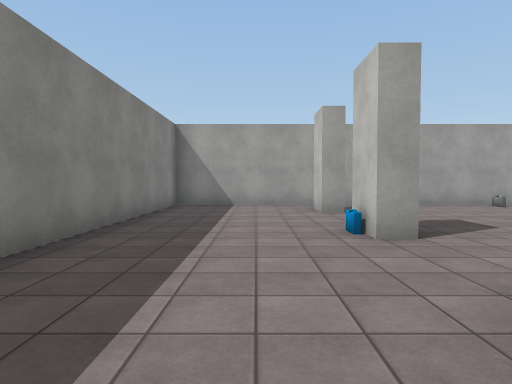
[1] (above)

12 first-person views from a walk through a scene from a Unity 3-D project. The camera is 1.4 m above the floor, tilts 2° down and sees 75° across. Doors are open. The floor is counted in squares, 2 m on a side. Each view is taken from the middle of a square. On the plan, view 1 faces up. The plan holds only what a view shows up to about 10 squares ahead; the rest is blank. The place goes on beyond the plan. The player character is not drawn. Some animated figures are left out. Some surface patterns are stand-ins.

[2]
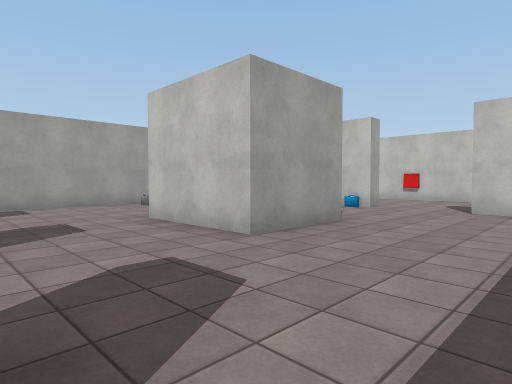

[3]
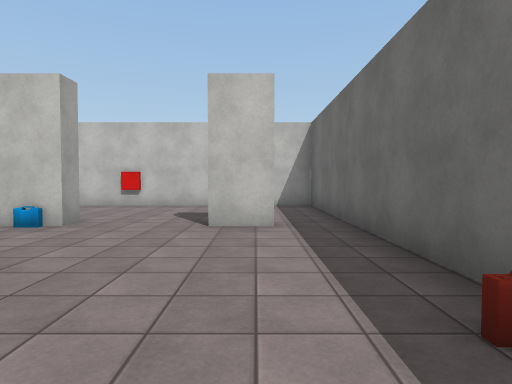

[4]
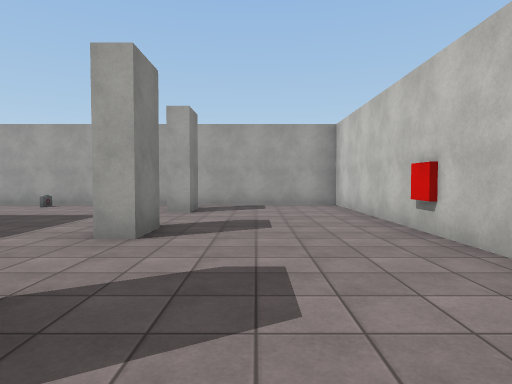

[5]
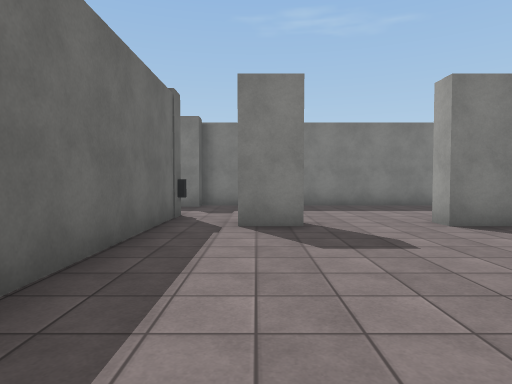

[6]
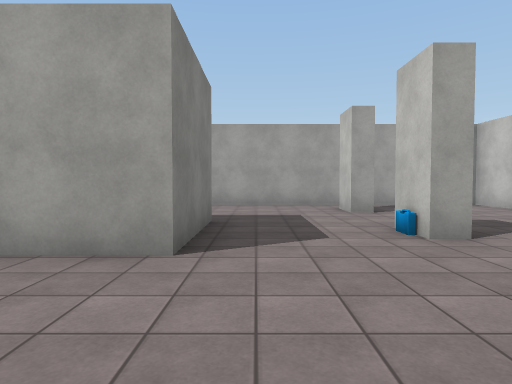

[7]
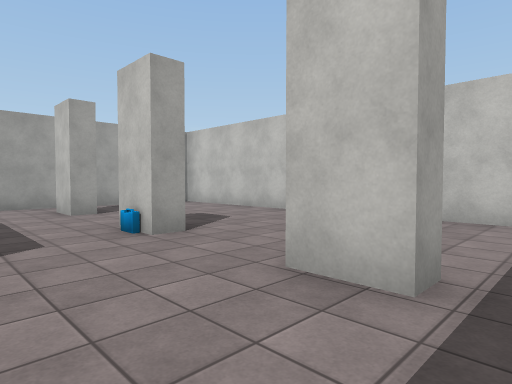

[8]
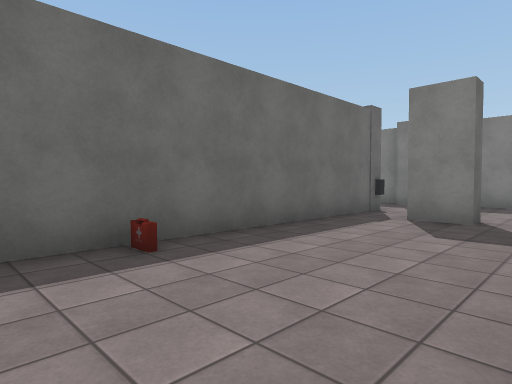

[9]
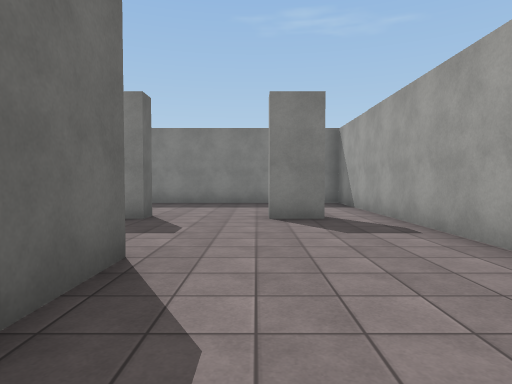

[10]
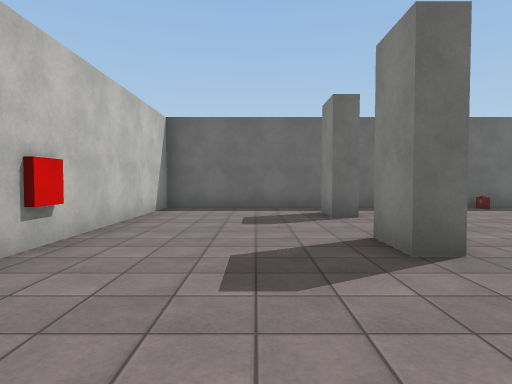

[11]
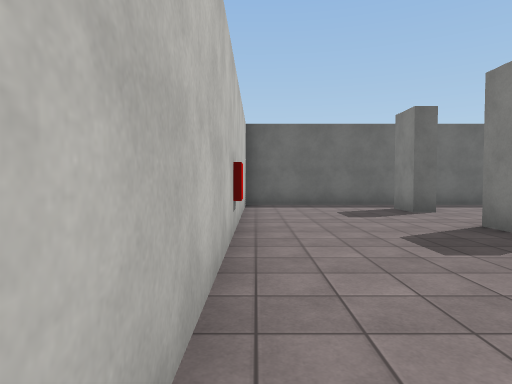

[12]
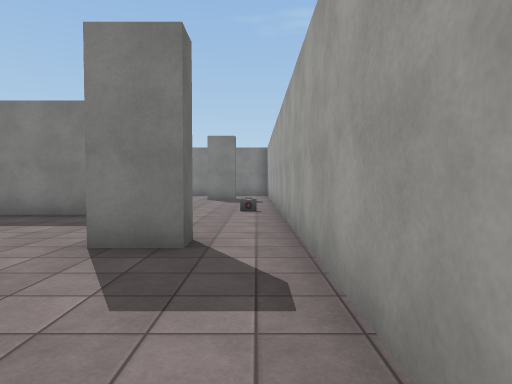

### Floor plan
Points are (right, up) in squares from view 1. A wall is a line through its corners. A room is listed if a view was taken in it or the views show most of it. See-through windows are left out.
Room 1 (views 1, 2, 3, 4, 5, 6, 7, 8, 9, 10, 11, 12)
walls: (7.2, 5.9) (7.2, 3.1) (5, 3.1) (5, 5.8) (6.5, 5.8); (10.1, 5) (10.6, 5) (10.6, 3.9) (10.1, 3.9) (10.1, 5); (10.1, 7.2) (10.1, 8.3) (10.6, 8.3) (10.6, 7.2) (10.1, 7.2); (10.1, 1.7) (10.6, 1.7) (10.6, 0.7) (10.1, 0.7) (10.1, 1.7); (1.9, 5) (1.9, 3.9) (1.4, 3.9) (1.4, 5) (1.9, 5); (1.9, 8.2) (1.9, 7.2) (1.4, 7.2) (1.4, 8.2); (1.4, 1.7) (1.9, 1.7) (1.9, 0.6); (0.2, -0.5) (14.3, -0.5) (14.3, 9.6) (-2.3, 9.6) (-2.3, -0.5)
ways out: open door at (-0.5, -1)
objects: other object (1, 4); other object (6, 0); other object (6, 9); red cube (14, 4)

Positions as (right, up) in squares from view 1, and headings:
1: (0, 0), facing up
2: (2, 0), facing up-right
3: (5, 1), facing right
4: (12, 0), facing up
5: (7, 1), facing left
6: (8, 0), facing up
7: (8, 0), facing up-right
8: (8, 3), facing down-left
9: (8, 7), facing left
10: (12, 8), facing down
11: (14, 9), facing down
12: (14, 9), facing left
